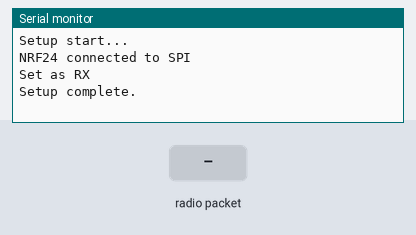
This sketch was run on a simulated ESP32. Parts: the last lines printed to the serial monitor. Inputs (shaded band) come from the test bench. No radio packets arrive unless stated.

Above: at 2.2 s.
2.3 s: radio packet "1" arrives
At 3.4 s:
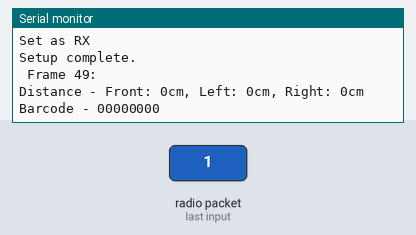
3.8 s: radio packet "0" arrives
At 4.5 s:
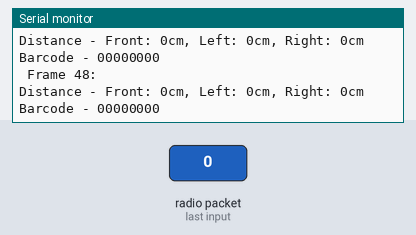
5.3 s: radio packet "2" arrives
At 5.7 s:
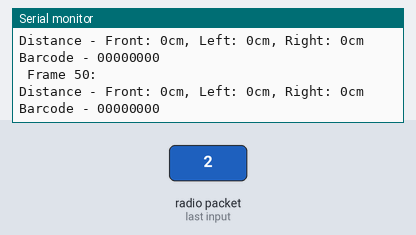

Measured:
- after the input at 2.3 s, the serial monitor: prints a new line at once (image 1)
- after the input at 3.8 s, the serial monitor: prints a new line at once (image 2)
- after the input at 5.3 s, the serial monitor: prints a new line at once (image 3)

The sketch:

esp_tr_noIRQ_4string.ino
```cpp
#include <SPI.h>
#include "printf.h"
#include <RF24.h>

#define SCK_PIN 12
#define MISO_PIN 13
#define MOSI_PIN 11
#define CSN_PIN 10
#define CE_PIN 9

// --- define data symbel ---
struct NRFsymbel {
  uint8_t group_id;
  uint8_t part_id;
  uint8_t total;
  uint8_t type;
  uint8_t other;
  uint8_t data[27];
};

// --- define sensory buffer ---
struct FrameBuffer {
  bool parts_received[8];
  uint8_t total_parts;
  uint8_t type;
  uint8_t data[27 * 8];         // at most 8 data history
};

//----- group_id as index -----
FrameBuffer group_buffers[256];

// --- nrf radio setting ---
SPIClass mySPI(FSPI);
RF24 radio(CE_PIN, CSN_PIN);
const uint8_t addr[6] = "ABCDE";// tx&rx address
const uint8_t payloadSize = 32;// maxium transmit bytes
bool role = false; // RX by default

void setup() {
  //--- open serial print ---
  Serial.begin(115200);
  delay(1000);
  Serial.println("Setup start...");

  //--- nrf set up---
  mySPI.begin(SCK_PIN, MISO_PIN, MOSI_PIN, CSN_PIN);
  if (!radio.begin(&mySPI)) {
    Serial.println("NRF24 init failed");
    while (1);
  }
  if (radio.isChipConnected()) {
    Serial.println("NRF24 connected to SPI");
  } else {
    Serial.println("NRF24 is NOT connected to SPI");
    while (1);
  }

  //--- nrf radio setting ---
  radio.setPALevel(RF24_PA_LOW);
  radio.setDataRate(RF24_1MBPS); // rate setting
  radio.setChannel(110); // channel setting
  radio.setCRCLength(RF24_CRC_DISABLED);
  radio.setAutoAck(false); // close ACK
  radio.setPayloadSize(payloadSize);
  radio.openWritingPipe(addr);
  radio.openReadingPipe(0, addr);

  if (role) { // tx & rx mode switch
    radio.stopListening();
    Serial.println("Set as TX");
  } else {
    radio.startListening();
    Serial.println("Set as RX");
  }
  printf_begin();
  radio.printDetails();
  Serial.println("Setup complete.");
}

void loop() {
  static uint32_t counter = 0;

  if (role) {
    // TX Mode
    char message[] = "Hello from ESP32!"; // string test check
    uint8_t buf[payloadSize];

    // clean buffer
    memset(buf, 0, payloadSize);
    // copy message to buffer
    memcpy(buf, message, strlen(message));

    bool report = radio.write(&buf, sizeof(buf));
    if (report) {
      Serial.print("TX OK: ");
      Serial.println(message);
    } else {
      Serial.println("TX failed");
    }

    delay(1000);
  } else {
    // RX polling mode
    if (radio.available()) {

    //--- data read ---
    uint8_t rawBuf[32];
    radio.read(rawBuf, 32);

    //--- data copy ---
    NRFsymbel packet;
    memcpy(&packet, rawBuf, sizeof(packet));
    FrameBuffer &fb = group_buffers[packet.group_id];
    fb.total_parts = packet.total;
    fb.type = packet.type;
    memcpy(&fb.data[packet.part_id * 27], packet.data, 27);
    fb.parts_received[packet.part_id] = true;

    // --- check whether copy complete ---
    bool complete = true;
    for (int i = 0; i < fb.total_parts; i++) {
      if (!fb.parts_received[i]) {
        complete = false;
        break;
      }
    }

    if (complete) {
    uint8_t *payload = fb.data;

    //--- print distance data ---
    uint8_t f = payload[1];
    uint8_t l = payload[2];
    uint8_t r = payload[3];
    Serial.printf("\n Frame %d:\n", packet.group_id);
    Serial.printf("Distance - Front: %dcm, Left: %dcm, Right: %dcm\n", f, l, r);

    //--- print barcode data ---
    uint8_t barcode = payload[0];
    if (barcode != 0xFF) {
      Serial.print("Barcode - ");
    for (int i = 7; i >= 0; i--) {
      Serial.print((barcode >> i) & 0x01);
      }
      Serial.println();
      } else {
      Serial.println("No barcode");
      }

      // buffer clean
      memset(&fb, 0, sizeof(FrameBuffer));
      }
    }
  }
}
```
